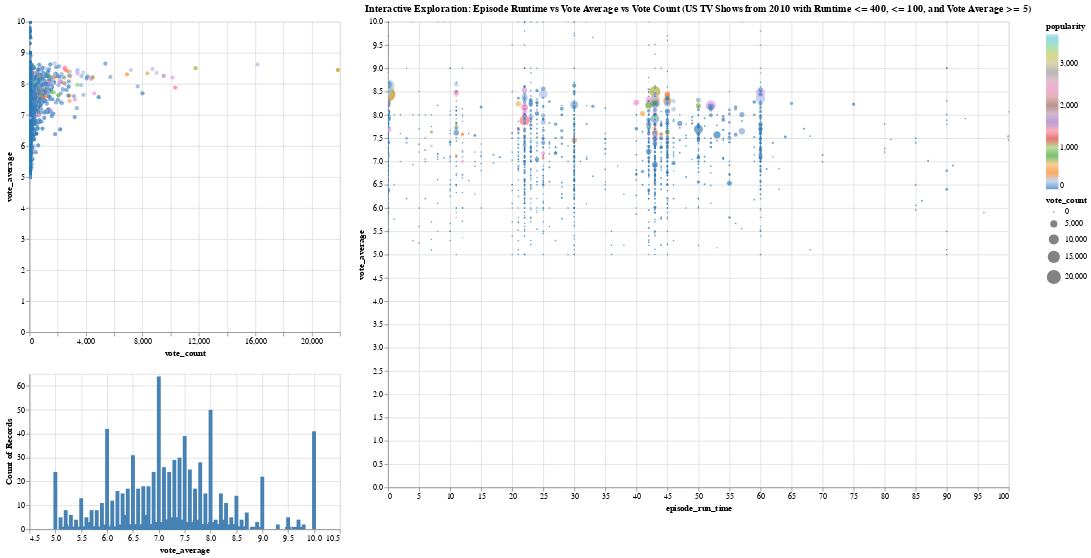

Notebook cell for this chart:
### Code cell


### Figure 1 — Vega-Lite specification as saved in the notebook (floating-point values rounded to 4 significant figures; data arrays with more than 128 entries replaced by an {"elided": "..."} marker saying what was removed)
{"config": {"view": {"continuousWidth": 300, "continuousHeight": 300}}, "hconcat": [{"vconcat": [{"mark": {"type": "circle"}, "encoding": {"color": {"field": "popularity", "scale": {"scheme": "category20"}, "type": "quantitative"}, "tooltip": [{"field": "name", "type": "nominal"}, {"field": "vote_count", "type": "quantitative"}, {"field": "vote_average", "type": "quantitative"}, {"field": "popularity", "type": "quantitative"}], "x": {"field": "vote_count", "type": "quantitative"}, "y": {"field": "vote_average", "type": "quantitative"}}, "height": 400, "name": "view_7", "width": 400}, {"mark": {"type": "bar"}, "encoding": {"color": {"condition": {"param": "param_10", "value": "steelblue"}, "value": "lightgray"}, "x": {"field": "vote_average", "type": "quantitative"}, "y": {"aggregate": "count", "type": "quantitative"}}, "height": 200, "name": "view_8", "width": 400}]}, {"mark": {"type": "circle"}, "encoding": {"color": {"field": "popularity", "scale": {"scheme": "category20"}, "type": "quantitative"}, "size": {"field": "vote_count", "type": "quantitative"}, "tooltip": [{"field": "name", "type": "nominal"}, {"field": "episode_run_time", "type": "quantitative"}, {"field": "vote_average", "type": "quantitative"}, {"field": "vote_count", "type": "quantitative"}, {"field": "popularity", "type": "quantitative"}], "x": {"field": "episode_run_time", "type": "quantitative"}, "y": {"field": "vote_average", "type": "quantitative"}}, "height": 600, "name": "view_9", "title": "Interactive Exploration: Episode Runtime vs Vote Average vs Vote Count (US TV Shows from 2010 with Runtime <= 400, <= 100, and Vote Average >= 5)", "width": 800}], "data": {"name": "data-8e5067bda5e85d08dc0177db701d70b2"}, "params": [{"name": "param_9", "select": {"type": "interval", "encodings": ["x", "y"]}, "bind": "scales", "views": ["view_7"]}, {"name": "param_10", "select": {"type": "interval"}, "views": ["view_8"]}, {"name": "param_8", "select": {"type": "interval", "encodings": ["x", "y"]}, "bind": "scales", "views": ["view_9"]}], "$schema": "https://vega.github.io/schema/vega-lite/v5.16.3.json", "datasets": {"data-8e5067bda5e85d08dc0177db701d70b2": {"elided": "1726 records"}}}
